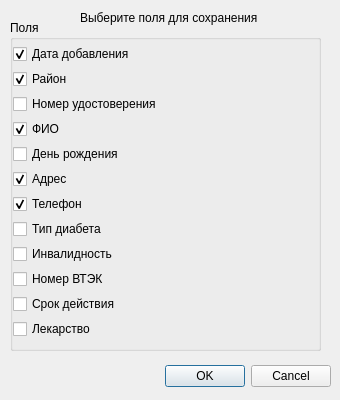
<?xml version="1.0" encoding="UTF-8"?>
<ui version="4.0">
 <class>ExportDialog</class>
 <widget class="QDialog" name="ExportDialog">
  <property name="geometry">
   <rect>
    <x>0</x>
    <y>0</y>
    <width>340</width>
    <height>400</height>
   </rect>
  </property>
  <property name="minimumSize">
   <size>
    <width>340</width>
    <height>400</height>
   </size>
  </property>
  <property name="maximumSize">
   <size>
    <width>340</width>
    <height>400</height>
   </size>
  </property>
  <property name="windowTitle">
   <string>Dialog</string>
  </property>
  <widget class="QDialogButtonBox" name="buttonBox">
   <property name="geometry">
    <rect>
     <x>160</x>
     <y>360</y>
     <width>171</width>
     <height>32</height>
    </rect>
   </property>
   <property name="orientation">
    <enum>Qt::Horizontal</enum>
   </property>
   <property name="standardButtons">
    <set>QDialogButtonBox::Cancel|QDialogButtonBox::Ok</set>
   </property>
  </widget>
  <widget class="QLabel" name="label">
   <property name="geometry">
    <rect>
     <x>80</x>
     <y>10</y>
     <width>191</width>
     <height>16</height>
    </rect>
   </property>
   <property name="text">
    <string>Выберите поля для сохранения</string>
   </property>
  </widget>
  <widget class="QGroupBox" name="groupBox">
   <property name="geometry">
    <rect>
     <x>10</x>
     <y>20</y>
     <width>311</width>
     <height>331</height>
    </rect>
   </property>
   <property name="title">
    <string>Поля</string>
   </property>
   <property name="flat">
    <bool>true</bool>
   </property>
   <property name="checkable">
    <bool>false</bool>
   </property>
   <layout class="QVBoxLayout" name="verticalLayout">
    <property name="spacing">
     <number>1</number>
    </property>
    <property name="sizeConstraint">
     <enum>QLayout::SetMinimumSize</enum>
    </property>
    <property name="leftMargin">
     <number>0</number>
    </property>
    <property name="topMargin">
     <number>0</number>
    </property>
    <property name="rightMargin">
     <number>0</number>
    </property>
    <property name="bottomMargin">
     <number>3</number>
    </property>
    <item>
     <widget class="QCheckBox" name="add_date">
      <property name="text">
       <string>Дата добавления</string>
      </property>
      <property name="checked">
       <bool>true</bool>
      </property>
     </widget>
    </item>
    <item>
     <widget class="QCheckBox" name="district">
      <property name="text">
       <string>Район</string>
      </property>
      <property name="checked">
       <bool>true</bool>
      </property>
     </widget>
    </item>
    <item>
     <widget class="QCheckBox" name="cert_id">
      <property name="text">
       <string>Номер удостоверения</string>
      </property>
     </widget>
    </item>
    <item>
     <widget class="QCheckBox" name="name">
      <property name="text">
       <string>ФИО</string>
      </property>
      <property name="checked">
       <bool>true</bool>
      </property>
     </widget>
    </item>
    <item>
     <widget class="QCheckBox" name="birth_date">
      <property name="text">
       <string>День рождения</string>
      </property>
     </widget>
    </item>
    <item>
     <widget class="QCheckBox" name="address">
      <property name="text">
       <string>Адрес</string>
      </property>
      <property name="checked">
       <bool>true</bool>
      </property>
     </widget>
    </item>
    <item>
     <widget class="QCheckBox" name="phone">
      <property name="text">
       <string>Телефон</string>
      </property>
      <property name="checked">
       <bool>true</bool>
      </property>
     </widget>
    </item>
    <item>
     <widget class="QCheckBox" name="diabetes_type">
      <property name="text">
       <string>Тип диабета</string>
      </property>
     </widget>
    </item>
    <item>
     <widget class="QCheckBox" name="disability_type">
      <property name="text">
       <string>Инвалидность</string>
      </property>
     </widget>
    </item>
    <item>
     <widget class="QCheckBox" name="vtek_id">
      <property name="text">
       <string>Номер ВТЭК</string>
      </property>
     </widget>
    </item>
    <item>
     <widget class="QCheckBox" name="validity_date">
      <property name="text">
       <string>Срок действия</string>
      </property>
     </widget>
    </item>
    <item>
     <widget class="QCheckBox" name="medicine">
      <property name="text">
       <string>Лекарство</string>
      </property>
     </widget>
    </item>
   </layout>
  </widget>
 </widget>
 <resources/>
 <connections>
  <connection>
   <sender>buttonBox</sender>
   <signal>accepted()</signal>
   <receiver>ExportDialog</receiver>
   <slot>accept()</slot>
   <hints>
    <hint type="sourcelabel">
     <x>248</x>
     <y>254</y>
    </hint>
    <hint type="destinationlabel">
     <x>157</x>
     <y>274</y>
    </hint>
   </hints>
  </connection>
  <connection>
   <sender>buttonBox</sender>
   <signal>rejected()</signal>
   <receiver>ExportDialog</receiver>
   <slot>reject()</slot>
   <hints>
    <hint type="sourcelabel">
     <x>316</x>
     <y>260</y>
    </hint>
    <hint type="destinationlabel">
     <x>286</x>
     <y>274</y>
    </hint>
   </hints>
  </connection>
 </connections>
</ui>
